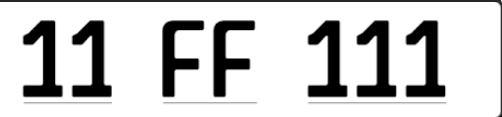
#> input picture cpp_core/input.jpg, 502 x 117 px; its folder holds only this picture in this run
$ python -i app.py   (imports and definitions only)
#> lines starting #> are read from the running program, lines starting #| are printed output that depends on the picture; after the words box and inside, x2 and y2 are one past the last pixel; in counts of white or black regions, pixels touching at a corner belong together
#> further down, picture is the input picture: shape (117, 502, 3); min 0, max 255, mean 204.7
import os
import json
import cv2
import numpy as np
import streamlit as st
from PIL import Image, ImageDraw, ImageFont

# =========================
# CONFIG
# =========================
NUM_POINTS = 40

# [1 line not run here, left out]

# [4 lines that did not run here, left out]

# =========================
# PATHS (IMPORTANT FIX)
# =========================
BASE_DIR = os.path.dirname(os.path.abspath(__file__))
TEMPLATE_DIR = os.path.join(BASE_DIR, "templates")
FONT_PATH = os.path.join(BASE_DIR, "FE-FONT.TTF")

# =========================
# IMAGE UTIL
# =========================
def square_pad_and_resize(img, size=(40, 40)):
    h, w = img.shape[:2]
    side = max(h, w)

    pad_y = (side - h) // 2
    pad_x = (side - w) // 2

    padded = cv2.copyMakeBorder(
        img,
        pad_y, side - h - pad_y,
        pad_x, side - w - pad_x,
        cv2.BORDER_CONSTANT,
        value=0
    )

    return cv2.resize(padded, size)

# =========================
# THRESHOLD (FIXED FOR CLOUD)
# =========================
def preprocess(gray):
    gray = cv2.GaussianBlur(gray, (5, 5), 0)
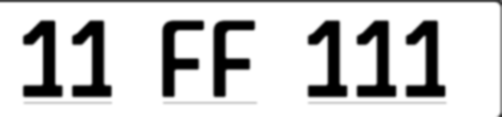
#> gray: shape (117, 502); min 0, max 255, mean 204.9
    _, th = cv2.threshold(
        gray, 0, 255,
        cv2.THRESH_BINARY_INV + cv2.THRESH_OTSU
    )
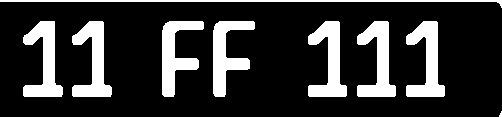
#> th: shape (117, 502); 19.8% white; 9 white regions (1 under 20 px)
    return th

# =========================
# CHARACTER EXTRACTION
# =========================
def extract_characters(img, num_chars=7):
    gray = cv2.cvtColor(img, cv2.COLOR_BGR2GRAY)
    th = preprocess(gray)

    contours, _ = cv2.findContours(
        th,
        cv2.RETR_EXTERNAL,
        cv2.CHAIN_APPROX_SIMPLE
    )
#> contours = 9 contours, 1 with area under 20; largest, box (x1, y1, x2, y2) and area: (72, 21, 112, 97) 1394, (23, 21, 63, 97) 1394, (406, 21, 445, 97) 1392, (357, 21, 396, 97) 1390, (308, 21, 347, 97) 1390, (213, 21, 255, 97) 1380, (162, 21, 204, 97) 1378, (0, 0, 502, 8) 511

    boxes = []

    for c in contours:
        x, y, w, h = cv2.boundingRect(c)
        if h > 15 and w > 5:
            boxes.append((x, y, w, h))
#> this loop made 9 passes
#> (x, y, w, h) on passes 1 to 9: (499, 111, 3, 6), (406, 21, 39, 76), (357, 21, 39, 76), (308, 21, 39, 76), (213, 21, 42, 76), (162, 21, 42, 76), (72, 21, 40, 76), (23, 21, 40, 76), (0, 0, 502, 8)
#> after the loop, boxes = [(406, 21, 39, 76), (357, 21, 39, 76), (308, 21, 39, 76), (213, 21, 42, 76), (162, 21, 42, 76), (72, 21, 40, 76), (23, 21, 40, 76)]

    boxes = sorted(boxes, key=lambda b: b[0])
#> boxes = [(23, 21, 40, 76), (72, 21, 40, 76), (162, 21, 42, 76), (213, 21, 42, 76), (308, 21, 39, 76), (357, 21, 39, 76), (406, 21, 39, 76)]

    # fallback if detection fails
    h_img, w_img = th.shape
#> h_img = 117; w_img = 502
    if len(boxes) < num_chars:
        cw = max(1, w_img // num_chars)
        boxes = [(i * cw, 0, cw, h_img) for i in range(num_chars)]

    boxes = boxes[:num_chars]

    chars = []
    for x, y, w, h in boxes:
        char = th[y:y+h, x:x+w]
        char = square_pad_and_resize(char)
        chars.append(char)
#> this loop made 7 passes
#> (x, pad_x in square_pad_and_resize) on passes 1 to 7: (23, 18), (72, 18), (162, 17), (213, 17), (308, 18), (357, 18), (406, 18)
#> pass 1, in extract_characters, `char = th[y:y+h, x:x+w]`:
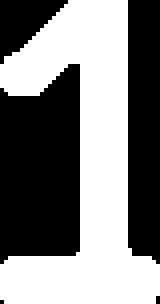
#> char: shape (76, 40) (shown 4 times larger); 50% white; 1 white region, box (x1, y1, x2, y2) and area: (0, 0, 40, 76) 1519
#> pass 1, in square_pad_and_resize, `padded = cv2.copyMakeBorder( img, pad_y, side - h - pad_y, pad_x, side..`:
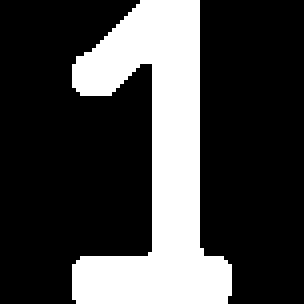
#> padded: shape (76, 76) (shown 4 times larger); 26.3% white; 1 white region, box (x1, y1, x2, y2) and area: (18, 0, 58, 76) 1519
#> pass 1, in extract_characters, `char = square_pad_and_resize(char)`:
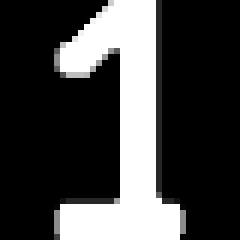
#> char: shape (40, 40) (shown 6 times larger); min 0, max 255, mean 66.2
#> after the loop, chars = 7 items

    return chars, th

# =========================
# CONTOUR POINTS
# =========================
# [104 lines left out: functions extract_contour_points, normalize_points, load_templates, generate_templates, recognize, not called in this run]

# =========================
# UI
# =========================
# [59 lines not run here, left out]

>>> import cv2
>>> picture = cv2.imread('input.jpg')
>>> result = extract_characters(picture)
